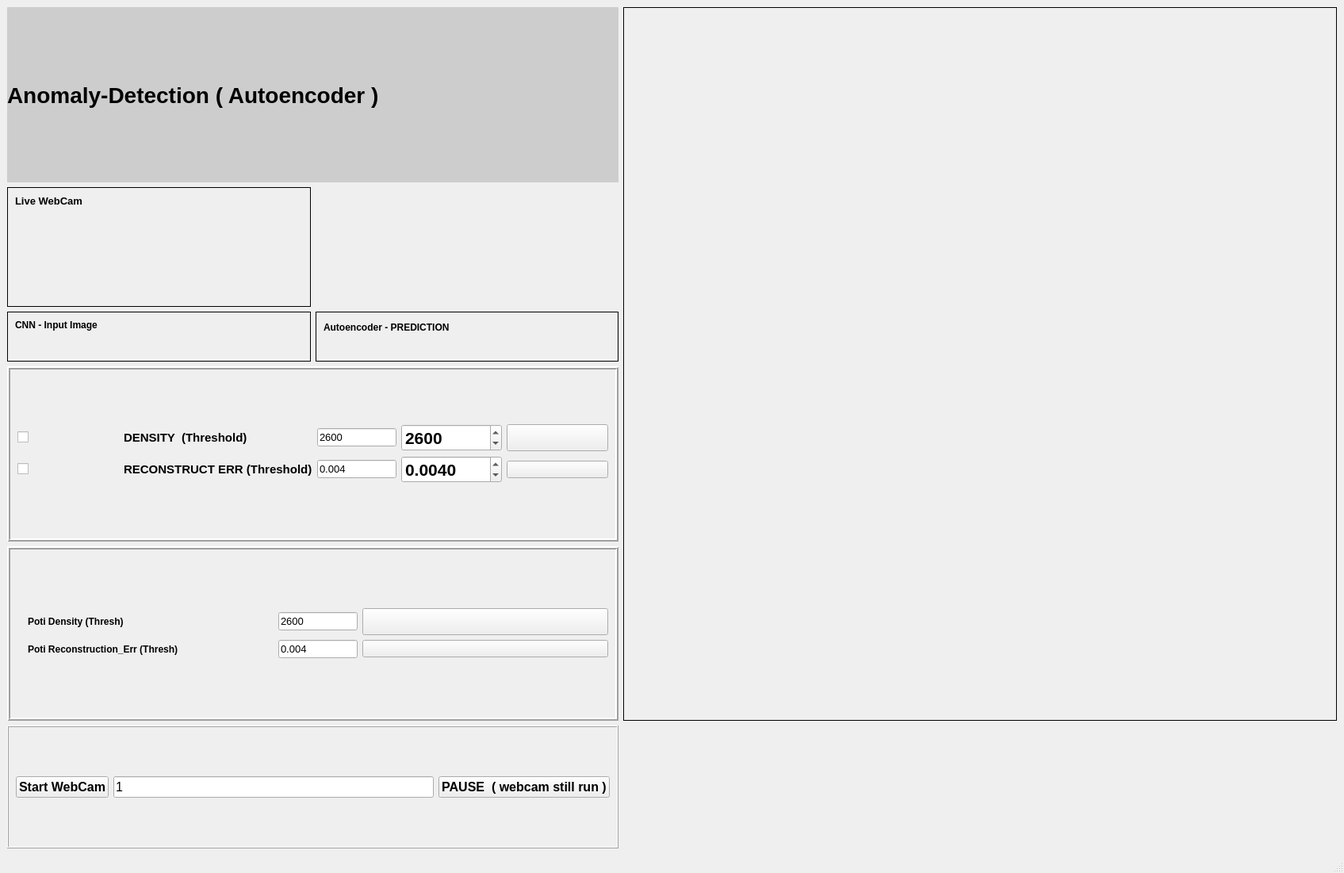
<?xml version="1.0" encoding="UTF-8"?>
<ui version="4.0">
 <class>MainWindow</class>
 <widget class="QMainWindow" name="MainWindow">
  <property name="geometry">
   <rect>
    <x>0</x>
    <y>0</y>
    <width>1695</width>
    <height>1101</height>
   </rect>
  </property>
  <property name="windowTitle">
   <string>MainWindow</string>
  </property>
  <widget class="QWidget" name="centralwidget">
   <layout class="QGridLayout" name="gridLayout_7">
    <item row="0" column="0">
     <widget class="QLabel" name="lbl_headline">
      <property name="font">
       <font>
        <pointsize>21</pointsize>
        <weight>75</weight>
        <bold>true</bold>
        <strikeout>false</strikeout>
       </font>
      </property>
      <property name="styleSheet">
       <string notr="true">background-color: rgb(205, 205, 205);</string>
      </property>
      <property name="frameShape">
       <enum>QFrame::NoFrame</enum>
      </property>
      <property name="frameShadow">
       <enum>QFrame::Plain</enum>
      </property>
      <property name="text">
       <string>Anomaly-Detection ( Autoencoder )</string>
      </property>
     </widget>
    </item>
    <item row="0" column="1" rowspan="4">
     <widget class="QFrame" name="frame_2_result">
      <property name="minimumSize">
       <size>
        <width>900</width>
        <height>900</height>
       </size>
      </property>
      <property name="frameShape">
       <enum>QFrame::Box</enum>
      </property>
      <property name="frameShadow">
       <enum>QFrame::Plain</enum>
      </property>
      <layout class="QVBoxLayout" name="verticalLayout">
       <item>
        <widget class="QLabel" name="lbl_anomalyResult">
         <property name="font">
          <font>
           <pointsize>17</pointsize>
           <weight>75</weight>
           <bold>true</bold>
          </font>
         </property>
         <property name="text">
          <string/>
         </property>
         <property name="pixmap">
          <pixmap resource="image.qrc">:/image/images/detectedAnomaly.png</pixmap>
         </property>
        </widget>
       </item>
      </layout>
     </widget>
    </item>
    <item row="1" column="0">
     <layout class="QGridLayout" name="gridLayout_6">
      <item row="0" column="0">
       <widget class="QFrame" name="frame_aLiveCam">
        <property name="frameShape">
         <enum>QFrame::Box</enum>
        </property>
        <property name="frameShadow">
         <enum>QFrame::Plain</enum>
        </property>
        <layout class="QGridLayout" name="gridLayout_5">
         <item row="0" column="0">
          <widget class="QLabel" name="label_2">
           <property name="font">
            <font>
             <pointsize>10</pointsize>
             <weight>75</weight>
             <bold>true</bold>
            </font>
           </property>
           <property name="text">
            <string>Live WebCam</string>
           </property>
          </widget>
         </item>
         <item row="1" column="0">
          <widget class="QLabel" name="lbl_liveWebCam">
           <property name="minimumSize">
            <size>
             <width>10</width>
             <height>110</height>
            </size>
           </property>
           <property name="font">
            <font>
             <pointsize>12</pointsize>
             <weight>50</weight>
             <bold>false</bold>
            </font>
           </property>
           <property name="text">
            <string/>
           </property>
           <property name="pixmap">
            <pixmap resource="image.qrc">:/image/images/webcam.png</pixmap>
           </property>
           <property name="scaledContents">
            <bool>false</bool>
           </property>
          </widget>
         </item>
        </layout>
       </widget>
      </item>
      <item row="1" column="0">
       <widget class="QFrame" name="frame_cCamCNN">
        <property name="frameShape">
         <enum>QFrame::Box</enum>
        </property>
        <property name="frameShadow">
         <enum>QFrame::Plain</enum>
        </property>
        <layout class="QFormLayout" name="formLayout">
         <item row="0" column="0">
          <widget class="QLabel" name="lbl_ObjectCamera_3">
           <property name="font">
            <font>
             <pointsize>9</pointsize>
             <weight>75</weight>
             <bold>true</bold>
            </font>
           </property>
           <property name="text">
            <string>CNN - Input Image</string>
           </property>
          </widget>
         </item>
         <item row="1" column="0">
          <widget class="QLabel" name="lbl_imgCNNinput">
           <property name="font">
            <font>
             <pointsize>12</pointsize>
             <weight>50</weight>
             <bold>false</bold>
            </font>
           </property>
           <property name="text">
            <string/>
           </property>
           <property name="pixmap">
            <pixmap resource="image.qrc">:/image/images/bohrerSmall.jpg</pixmap>
           </property>
           <property name="scaledContents">
            <bool>true</bool>
           </property>
          </widget>
         </item>
        </layout>
       </widget>
      </item>
      <item row="1" column="1">
       <widget class="QFrame" name="frame_bCamPrediction">
        <property name="frameShape">
         <enum>QFrame::Box</enum>
        </property>
        <property name="frameShadow">
         <enum>QFrame::Plain</enum>
        </property>
        <layout class="QGridLayout" name="gridLayout_3">
         <item row="0" column="0">
          <widget class="QLabel" name="lbl_ObjectCamera_6">
           <property name="font">
            <font>
             <pointsize>9</pointsize>
             <weight>75</weight>
             <bold>true</bold>
            </font>
           </property>
           <property name="text">
            <string>Autoencoder - PREDICTION</string>
           </property>
          </widget>
         </item>
         <item row="1" column="0">
          <widget class="QLabel" name="lbl_imgPrediction">
           <property name="font">
            <font>
             <pointsize>12</pointsize>
             <weight>50</weight>
             <bold>false</bold>
            </font>
           </property>
           <property name="text">
            <string/>
           </property>
           <property name="pixmap">
            <pixmap resource="image.qrc">:/image/images/bohrerPredict.jpg</pixmap>
           </property>
           <property name="scaledContents">
            <bool>false</bool>
           </property>
          </widget>
         </item>
        </layout>
       </widget>
      </item>
     </layout>
    </item>
    <item row="2" column="0">
     <widget class="QFrame" name="frame_3">
      <property name="frameShape">
       <enum>QFrame::Box</enum>
      </property>
      <property name="frameShadow">
       <enum>QFrame::Raised</enum>
      </property>
      <property name="lineWidth">
       <number>2</number>
      </property>
      <layout class="QGridLayout" name="gridLayout_2">
       <item row="0" column="0">
        <layout class="QGridLayout" name="gridLayout">
         <item row="0" column="1">
          <widget class="QLabel" name="label_threshold_density">
           <property name="minimumSize">
            <size>
             <width>200</width>
             <height>0</height>
            </size>
           </property>
           <property name="font">
            <font>
             <pointsize>11</pointsize>
             <weight>75</weight>
             <bold>true</bold>
            </font>
           </property>
           <property name="text">
            <string>DENSITY  (Threshold)</string>
           </property>
          </widget>
         </item>
         <item row="0" column="0">
          <widget class="QCheckBox" name="checkBox_treshouldFilterDensity">
           <property name="minimumSize">
            <size>
             <width>0</width>
             <height>0</height>
            </size>
           </property>
           <property name="font">
            <font>
             <pointsize>12</pointsize>
            </font>
           </property>
           <property name="text">
            <string/>
           </property>
          </widget>
         </item>
         <item row="1" column="1">
          <widget class="QLabel" name="label_thresh1_3">
           <property name="minimumSize">
            <size>
             <width>200</width>
             <height>0</height>
            </size>
           </property>
           <property name="font">
            <font>
             <pointsize>11</pointsize>
             <weight>75</weight>
             <bold>true</bold>
            </font>
           </property>
           <property name="text">
            <string>RECONSTRUCT ERR (Threshold)</string>
           </property>
          </widget>
         </item>
         <item row="0" column="2">
          <widget class="QLineEdit" name="lineEdit_threshDensity">
           <property name="minimumSize">
            <size>
             <width>100</width>
             <height>0</height>
            </size>
           </property>
           <property name="maximumSize">
            <size>
             <width>50</width>
             <height>16777215</height>
            </size>
           </property>
           <property name="font">
            <font>
             <pointsize>10</pointsize>
            </font>
           </property>
           <property name="text">
            <string>2600</string>
           </property>
          </widget>
         </item>
         <item row="1" column="2">
          <widget class="QLineEdit" name="lineEdit_threshReconstrErr">
           <property name="minimumSize">
            <size>
             <width>100</width>
             <height>0</height>
            </size>
           </property>
           <property name="maximumSize">
            <size>
             <width>50</width>
             <height>16777215</height>
            </size>
           </property>
           <property name="font">
            <font>
             <pointsize>10</pointsize>
            </font>
           </property>
           <property name="text">
            <string>0.004</string>
           </property>
          </widget>
         </item>
         <item row="1" column="0">
          <widget class="QCheckBox" name="checkBox_treshouldFilterReconstructionErr">
           <property name="minimumSize">
            <size>
             <width>0</width>
             <height>0</height>
            </size>
           </property>
           <property name="font">
            <font>
             <pointsize>12</pointsize>
            </font>
           </property>
           <property name="text">
            <string/>
           </property>
          </widget>
         </item>
         <item row="0" column="3">
          <widget class="QDoubleSpinBox" name="doubleSpinBox_densityThreshold">
           <property name="font">
            <font>
             <pointsize>16</pointsize>
             <weight>75</weight>
             <bold>true</bold>
            </font>
           </property>
           <property name="decimals">
            <number>0</number>
           </property>
           <property name="minimum">
            <double>100.000000000000000</double>
           </property>
           <property name="maximum">
            <double>10000.000000000000000</double>
           </property>
           <property name="singleStep">
            <double>1.000000000000000</double>
           </property>
           <property name="value">
            <double>2600.000000000000000</double>
           </property>
          </widget>
         </item>
         <item row="1" column="3">
          <widget class="QDoubleSpinBox" name="doubleSpinBox_reconstructionErrThreshold">
           <property name="font">
            <font>
             <pointsize>16</pointsize>
             <weight>75</weight>
             <bold>true</bold>
            </font>
           </property>
           <property name="decimals">
            <number>4</number>
           </property>
           <property name="singleStep">
            <double>0.000100000000000</double>
           </property>
           <property name="value">
            <double>0.004000000000000</double>
           </property>
          </widget>
         </item>
         <item row="0" column="4">
          <widget class="QPushButton" name="pushButton_saveDensityThreshold">
           <property name="font">
            <font>
             <pointsize>17</pointsize>
            </font>
           </property>
           <property name="text">
            <string/>
           </property>
           <property name="icon">
            <iconset resource="image.qrc">
             <normaloff>:/image/images/floppydiskregular_106322.png</normaloff>:/image/images/floppydiskregular_106322.png</iconset>
           </property>
           <property name="iconSize">
            <size>
             <width>42</width>
             <height>42</height>
            </size>
           </property>
          </widget>
         </item>
         <item row="1" column="4">
          <widget class="QPushButton" name="pushButton_saveReconstructThresh">
           <property name="text">
            <string/>
           </property>
           <property name="icon">
            <iconset resource="image.qrc">
             <normaloff>:/image/images/floppydiskregular_106322.png</normaloff>:/image/images/floppydiskregular_106322.png</iconset>
           </property>
           <property name="iconSize">
            <size>
             <width>42</width>
             <height>42</height>
            </size>
           </property>
          </widget>
         </item>
        </layout>
       </item>
      </layout>
     </widget>
    </item>
    <item row="3" column="0">
     <widget class="QFrame" name="frame_4">
      <property name="frameShape">
       <enum>QFrame::Box</enum>
      </property>
      <property name="frameShadow">
       <enum>QFrame::Raised</enum>
      </property>
      <property name="lineWidth">
       <number>2</number>
      </property>
      <layout class="QGridLayout" name="gridLayout_8">
       <item row="0" column="1">
        <layout class="QGridLayout" name="gridLayout_9">
         <item row="0" column="1">
          <widget class="QLabel" name="label_threshold_density_3">
           <property name="minimumSize">
            <size>
             <width>200</width>
             <height>0</height>
            </size>
           </property>
           <property name="font">
            <font>
             <pointsize>9</pointsize>
             <weight>75</weight>
             <bold>true</bold>
            </font>
           </property>
           <property name="text">
            <string>Poti Density (Thresh)</string>
           </property>
          </widget>
         </item>
         <item row="0" column="2">
          <widget class="QLineEdit" name="lineEdit_threshDensity_ESP32">
           <property name="minimumSize">
            <size>
             <width>100</width>
             <height>0</height>
            </size>
           </property>
           <property name="maximumSize">
            <size>
             <width>50</width>
             <height>16777215</height>
            </size>
           </property>
           <property name="font">
            <font>
             <pointsize>10</pointsize>
            </font>
           </property>
           <property name="text">
            <string>2600</string>
           </property>
          </widget>
         </item>
         <item row="2" column="2">
          <widget class="QLineEdit" name="lineEdit_threshReconstrErr_ESP32">
           <property name="minimumSize">
            <size>
             <width>100</width>
             <height>0</height>
            </size>
           </property>
           <property name="maximumSize">
            <size>
             <width>50</width>
             <height>16777215</height>
            </size>
           </property>
           <property name="font">
            <font>
             <pointsize>10</pointsize>
            </font>
           </property>
           <property name="text">
            <string>0.004</string>
           </property>
          </widget>
         </item>
         <item row="0" column="3">
          <widget class="QPushButton" name="pushButton_takeDensityThreshold_ESP32">
           <property name="font">
            <font>
             <pointsize>17</pointsize>
            </font>
           </property>
           <property name="text">
            <string/>
           </property>
           <property name="icon">
            <iconset resource="image.qrc">
             <normaloff>:/image/images/grabHand.jpeg</normaloff>:/image/images/grabHand.jpeg</iconset>
           </property>
           <property name="iconSize">
            <size>
             <width>42</width>
             <height>42</height>
            </size>
           </property>
          </widget>
         </item>
         <item row="2" column="3">
          <widget class="QPushButton" name="pushButton_takeReconstructThresh_ESP32">
           <property name="text">
            <string/>
           </property>
           <property name="icon">
            <iconset resource="image.qrc">
             <normaloff>:/image/images/grabHand.jpeg</normaloff>:/image/images/grabHand.jpeg</iconset>
           </property>
           <property name="iconSize">
            <size>
             <width>42</width>
             <height>42</height>
            </size>
           </property>
          </widget>
         </item>
         <item row="2" column="1">
          <widget class="QLabel" name="label_thresh1_5">
           <property name="minimumSize">
            <size>
             <width>200</width>
             <height>0</height>
            </size>
           </property>
           <property name="font">
            <font>
             <pointsize>9</pointsize>
             <weight>75</weight>
             <bold>true</bold>
            </font>
           </property>
           <property name="text">
            <string>Poti Reconstruction_Err (Thresh)</string>
           </property>
          </widget>
         </item>
        </layout>
       </item>
       <item row="0" column="0">
        <widget class="QLabel" name="label_grabHand">
         <property name="maximumSize">
          <size>
           <width>100</width>
           <height>100</height>
          </size>
         </property>
         <property name="text">
          <string/>
         </property>
         <property name="pixmap">
          <pixmap resource="image.qrc">:/image/images/esp32.jpg</pixmap>
         </property>
         <property name="scaledContents">
          <bool>true</bool>
         </property>
        </widget>
       </item>
      </layout>
     </widget>
    </item>
    <item row="4" column="0">
     <widget class="QFrame" name="frame_2">
      <property name="frameShape">
       <enum>QFrame::Box</enum>
      </property>
      <property name="frameShadow">
       <enum>QFrame::Raised</enum>
      </property>
      <layout class="QGridLayout" name="gridLayout_4">
       <item row="0" column="0" colspan="2">
        <widget class="QPushButton" name="pushButton_StartStopCam">
         <property name="font">
          <font>
           <pointsize>12</pointsize>
           <weight>75</weight>
           <bold>true</bold>
          </font>
         </property>
         <property name="text">
          <string>Start WebCam</string>
         </property>
         <property name="autoDefault">
          <bool>false</bool>
         </property>
        </widget>
       </item>
       <item row="0" column="2">
        <widget class="QLineEdit" name="lineEdit_camNr">
         <property name="font">
          <font>
           <pointsize>12</pointsize>
          </font>
         </property>
         <property name="toolTip">
          <string>WebCam Nr</string>
         </property>
         <property name="text">
          <string>1</string>
         </property>
        </widget>
       </item>
       <item row="0" column="3">
        <widget class="QPushButton" name="pushButton_pause">
         <property name="font">
          <font>
           <pointsize>12</pointsize>
           <weight>75</weight>
           <bold>true</bold>
          </font>
         </property>
         <property name="toolTip">
          <string>AnomalyPreview PAUSE - Webcam still running in the background</string>
         </property>
         <property name="autoFillBackground">
          <bool>false</bool>
         </property>
         <property name="text">
          <string>PAUSE  ( webcam still run )</string>
         </property>
         <property name="default">
          <bool>false</bool>
         </property>
         <property name="flat">
          <bool>false</bool>
         </property>
        </widget>
       </item>
      </layout>
     </widget>
    </item>
   </layout>
  </widget>
  <widget class="QMenuBar" name="menubar">
   <property name="geometry">
    <rect>
     <x>0</x>
     <y>0</y>
     <width>1695</width>
     <height>26</height>
    </rect>
   </property>
  </widget>
  <widget class="QStatusBar" name="statusbar"/>
 </widget>
 <resources>
  <include location="image.qrc"/>
 </resources>
 <connections/>
</ui>
